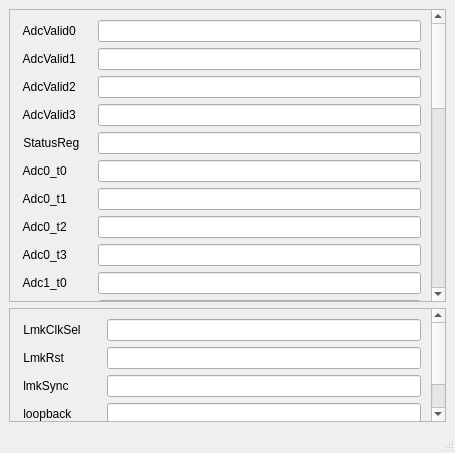
<?xml version="1.0" encoding="UTF-8"?>
<ui version="4.0">
 <class>MainWindow</class>
 <widget class="QMainWindow" name="MainWindow">
  <property name="geometry">
   <rect>
    <x>0</x>
    <y>0</y>
    <width>455</width>
    <height>453</height>
   </rect>
  </property>
  <property name="windowTitle">
   <string>MainWindow</string>
  </property>
  <widget class="QWidget" name="centralwidget">
   <layout class="QGridLayout" name="gridLayout_3">
    <item row="0" column="0">
     <widget class="QScrollArea" name="StatusVariables">
      <property name="minimumSize">
       <size>
        <width>0</width>
        <height>193</height>
       </size>
      </property>
      <property name="widgetResizable">
       <bool>true</bool>
      </property>
      <widget class="QWidget" name="scrollAreaWidgetContents_2">
       <property name="geometry">
        <rect>
         <x>0</x>
         <y>0</y>
         <width>435</width>
         <height>191</height>
        </rect>
       </property>
       <layout class="QGridLayout" name="gridLayout_4">
        <property name="leftMargin">
         <number>10</number>
        </property>
        <property name="topMargin">
         <number>10</number>
        </property>
        <property name="rightMargin">
         <number>10</number>
        </property>
        <property name="bottomMargin">
         <number>10</number>
        </property>
        <property name="spacing">
         <number>6</number>
        </property>
        <item row="0" column="0">
         <widget class="QLabel" name="AdcValid0">
          <property name="text">
           <string> AdcValid0 </string>
          </property>
         </widget>
        </item>
        <item row="0" column="1">
         <widget class="caLineEdit" name="$(DEVICE):$(PORT):AdcValid0">
          <property name="channel" stdset="0">
           <string notr="true">$(DEVICE):$(PORT):AdcValid0</string>
          </property>
          <property name="formatType">
           <enum>caLineEdit::hexadecimal</enum>
          </property>
         </widget>
        </item>
        <item row="1" column="0">
         <widget class="QLabel" name="AdcValid1">
          <property name="text">
           <string> AdcValid1 </string>
          </property>
         </widget>
        </item>
        <item row="1" column="1">
         <widget class="caLineEdit" name="$(DEVICE):$(PORT):AdcValid1">
          <property name="channel" stdset="0">
           <string notr="true">$(DEVICE):$(PORT):AdcValid1</string>
          </property>
          <property name="formatType">
           <enum>caLineEdit::hexadecimal</enum>
          </property>
         </widget>
        </item>
        <item row="2" column="0">
         <widget class="QLabel" name="AdcValid2">
          <property name="text">
           <string> AdcValid2 </string>
          </property>
         </widget>
        </item>
        <item row="2" column="1">
         <widget class="caLineEdit" name="$(DEVICE):$(PORT):AdcValid2">
          <property name="channel" stdset="0">
           <string notr="true">$(DEVICE):$(PORT):AdcValid2</string>
          </property>
          <property name="formatType">
           <enum>caLineEdit::hexadecimal</enum>
          </property>
         </widget>
        </item>
        <item row="3" column="0">
         <widget class="QLabel" name="AdcValid3">
          <property name="text">
           <string> AdcValid3 </string>
          </property>
         </widget>
        </item>
        <item row="3" column="1">
         <widget class="caLineEdit" name="$(DEVICE):$(PORT):AdcValid3">
          <property name="channel" stdset="0">
           <string notr="true">$(DEVICE):$(PORT):AdcValid3</string>
          </property>
          <property name="formatType">
           <enum>caLineEdit::hexadecimal</enum>
          </property>
         </widget>
        </item>
        <item row="4" column="0">
         <widget class="QLabel" name="StatusReg">
          <property name="text">
           <string> StatusReg </string>
          </property>
         </widget>
        </item>
        <item row="4" column="1">
         <widget class="caLineEdit" name="$(DEVICE):$(PORT):StatusReg">
          <property name="channel" stdset="0">
           <string notr="true">$(DEVICE):$(PORT):StatusReg</string>
          </property>
          <property name="formatType">
           <enum>caLineEdit::hexadecimal</enum>
          </property>
         </widget>
        </item>
        <item row="5" column="0">
         <widget class="QLabel" name="Adc0_t0">
          <property name="text">
           <string> Adc0_t0 </string>
          </property>
         </widget>
        </item>
        <item row="5" column="1">
         <widget class="caLineEdit" name="$(DEVICE):$(PORT):Adc0_t0">
          <property name="channel" stdset="0">
           <string notr="true">$(DEVICE):$(PORT):Adc0_t0</string>
          </property>
          <property name="formatType">
           <enum>caLineEdit::hexadecimal</enum>
          </property>
         </widget>
        </item>
        <item row="6" column="0">
         <widget class="QLabel" name="Adc0_t1">
          <property name="text">
           <string> Adc0_t1 </string>
          </property>
         </widget>
        </item>
        <item row="6" column="1">
         <widget class="caLineEdit" name="$(DEVICE):$(PORT):Adc0_t1">
          <property name="channel" stdset="0">
           <string notr="true">$(DEVICE):$(PORT):Adc0_t1</string>
          </property>
          <property name="formatType">
           <enum>caLineEdit::hexadecimal</enum>
          </property>
         </widget>
        </item>
        <item row="7" column="0">
         <widget class="QLabel" name="Adc0_t2">
          <property name="text">
           <string> Adc0_t2 </string>
          </property>
         </widget>
        </item>
        <item row="7" column="1">
         <widget class="caLineEdit" name="$(DEVICE):$(PORT):Adc0_t2">
          <property name="channel" stdset="0">
           <string notr="true">$(DEVICE):$(PORT):Adc0_t2</string>
          </property>
          <property name="formatType">
           <enum>caLineEdit::hexadecimal</enum>
          </property>
         </widget>
        </item>
        <item row="8" column="0">
         <widget class="QLabel" name="Adc0_t3">
          <property name="text">
           <string> Adc0_t3 </string>
          </property>
         </widget>
        </item>
        <item row="8" column="1">
         <widget class="caLineEdit" name="$(DEVICE):$(PORT):Adc0_t3">
          <property name="channel" stdset="0">
           <string notr="true">$(DEVICE):$(PORT):Adc0_t3</string>
          </property>
          <property name="formatType">
           <enum>caLineEdit::hexadecimal</enum>
          </property>
         </widget>
        </item>
        <item row="9" column="0">
         <widget class="QLabel" name="Adc1_t0">
          <property name="text">
           <string> Adc1_t0 </string>
          </property>
         </widget>
        </item>
        <item row="9" column="1">
         <widget class="caLineEdit" name="$(DEVICE):$(PORT):Adc1_t0">
          <property name="channel" stdset="0">
           <string notr="true">$(DEVICE):$(PORT):Adc1_t0</string>
          </property>
          <property name="formatType">
           <enum>caLineEdit::hexadecimal</enum>
          </property>
         </widget>
        </item>
        <item row="10" column="0">
         <widget class="QLabel" name="Adc1_t1">
          <property name="text">
           <string> Adc1_t1 </string>
          </property>
         </widget>
        </item>
        <item row="10" column="1">
         <widget class="caLineEdit" name="$(DEVICE):$(PORT):Adc1_t1">
          <property name="channel" stdset="0">
           <string notr="true">$(DEVICE):$(PORT):Adc1_t1</string>
          </property>
          <property name="formatType">
           <enum>caLineEdit::hexadecimal</enum>
          </property>
         </widget>
        </item>
        <item row="11" column="0">
         <widget class="QLabel" name="Adc1_t2">
          <property name="text">
           <string> Adc1_t2 </string>
          </property>
         </widget>
        </item>
        <item row="11" column="1">
         <widget class="caLineEdit" name="$(DEVICE):$(PORT):Adc1_t2">
          <property name="channel" stdset="0">
           <string notr="true">$(DEVICE):$(PORT):Adc1_t2</string>
          </property>
          <property name="formatType">
           <enum>caLineEdit::hexadecimal</enum>
          </property>
         </widget>
        </item>
        <item row="12" column="0">
         <widget class="QLabel" name="Adc1_t3">
          <property name="text">
           <string> Adc1_t3 </string>
          </property>
         </widget>
        </item>
        <item row="12" column="1">
         <widget class="caLineEdit" name="$(DEVICE):$(PORT):Adc1_t3">
          <property name="channel" stdset="0">
           <string notr="true">$(DEVICE):$(PORT):Adc1_t3</string>
          </property>
          <property name="formatType">
           <enum>caLineEdit::hexadecimal</enum>
          </property>
         </widget>
        </item>
        <item row="13" column="0">
         <widget class="QLabel" name="Adc2_t0">
          <property name="text">
           <string> Adc2_t0 </string>
          </property>
         </widget>
        </item>
        <item row="13" column="1">
         <widget class="caLineEdit" name="$(DEVICE):$(PORT):Adc2_t0">
          <property name="channel" stdset="0">
           <string notr="true">$(DEVICE):$(PORT):Adc2_t0</string>
          </property>
          <property name="formatType">
           <enum>caLineEdit::hexadecimal</enum>
          </property>
         </widget>
        </item>
        <item row="14" column="0">
         <widget class="QLabel" name="Adc2_t1">
          <property name="text">
           <string> Adc2_t1 </string>
          </property>
         </widget>
        </item>
        <item row="14" column="1">
         <widget class="caLineEdit" name="$(DEVICE):$(PORT):Adc2_t1">
          <property name="channel" stdset="0">
           <string notr="true">$(DEVICE):$(PORT):Adc2_t1</string>
          </property>
          <property name="formatType">
           <enum>caLineEdit::hexadecimal</enum>
          </property>
         </widget>
        </item>
        <item row="15" column="0">
         <widget class="QLabel" name="Adc2_t2">
          <property name="text">
           <string> Adc2_t2 </string>
          </property>
         </widget>
        </item>
        <item row="15" column="1">
         <widget class="caLineEdit" name="$(DEVICE):$(PORT):Adc2_t2">
          <property name="channel" stdset="0">
           <string notr="true">$(DEVICE):$(PORT):Adc2_t2</string>
          </property>
          <property name="formatType">
           <enum>caLineEdit::hexadecimal</enum>
          </property>
         </widget>
        </item>
        <item row="16" column="0">
         <widget class="QLabel" name="Adc2_t3">
          <property name="text">
           <string> Adc2_t3 </string>
          </property>
         </widget>
        </item>
        <item row="16" column="1">
         <widget class="caLineEdit" name="$(DEVICE):$(PORT):Adc2_t3">
          <property name="channel" stdset="0">
           <string notr="true">$(DEVICE):$(PORT):Adc2_t3</string>
          </property>
          <property name="formatType">
           <enum>caLineEdit::hexadecimal</enum>
          </property>
         </widget>
        </item>
        <item row="17" column="0">
         <widget class="QLabel" name="Adc3_t0">
          <property name="text">
           <string> Adc3_t0 </string>
          </property>
         </widget>
        </item>
        <item row="17" column="1">
         <widget class="caLineEdit" name="$(DEVICE):$(PORT):Adc3_t0">
          <property name="channel" stdset="0">
           <string notr="true">$(DEVICE):$(PORT):Adc3_t0</string>
          </property>
          <property name="formatType">
           <enum>caLineEdit::hexadecimal</enum>
          </property>
         </widget>
        </item>
        <item row="18" column="0">
         <widget class="QLabel" name="Adc3_t1">
          <property name="text">
           <string> Adc3_t1 </string>
          </property>
         </widget>
        </item>
        <item row="18" column="1">
         <widget class="caLineEdit" name="$(DEVICE):$(PORT):Adc3_t1">
          <property name="channel" stdset="0">
           <string notr="true">$(DEVICE):$(PORT):Adc3_t1</string>
          </property>
          <property name="formatType">
           <enum>caLineEdit::hexadecimal</enum>
          </property>
         </widget>
        </item>
        <item row="19" column="0">
         <widget class="QLabel" name="Adc3_t2">
          <property name="text">
           <string> Adc3_t2 </string>
          </property>
         </widget>
        </item>
        <item row="19" column="1">
         <widget class="caLineEdit" name="$(DEVICE):$(PORT):Adc3_t2">
          <property name="channel" stdset="0">
           <string notr="true">$(DEVICE):$(PORT):Adc3_t2</string>
          </property>
          <property name="formatType">
           <enum>caLineEdit::hexadecimal</enum>
          </property>
         </widget>
        </item>
        <item row="20" column="0">
         <widget class="QLabel" name="Adc3_t3">
          <property name="text">
           <string> Adc3_t3 </string>
          </property>
         </widget>
        </item>
        <item row="20" column="1">
         <widget class="caLineEdit" name="$(DEVICE):$(PORT):Adc3_t3">
          <property name="channel" stdset="0">
           <string notr="true">$(DEVICE):$(PORT):Adc3_t3</string>
          </property>
          <property name="formatType">
           <enum>caLineEdit::hexadecimal</enum>
          </property>
         </widget>
        </item>
        <item row="21" column="0">
         <widget class="QLabel" name="Dac0_t0">
          <property name="text">
           <string> Dac0_t0 </string>
          </property>
         </widget>
        </item>
        <item row="21" column="1">
         <widget class="caLineEdit" name="$(DEVICE):$(PORT):Dac0_t0">
          <property name="channel" stdset="0">
           <string notr="true">$(DEVICE):$(PORT):Dac0_t0</string>
          </property>
          <property name="formatType">
           <enum>caLineEdit::hexadecimal</enum>
          </property>
         </widget>
        </item>
        <item row="22" column="0">
         <widget class="QLabel" name="Dac0_t1">
          <property name="text">
           <string> Dac0_t1 </string>
          </property>
         </widget>
        </item>
        <item row="22" column="1">
         <widget class="caLineEdit" name="$(DEVICE):$(PORT):Dac0_t1">
          <property name="channel" stdset="0">
           <string notr="true">$(DEVICE):$(PORT):Dac0_t1</string>
          </property>
          <property name="formatType">
           <enum>caLineEdit::hexadecimal</enum>
          </property>
         </widget>
        </item>
        <item row="23" column="0">
         <widget class="QLabel" name="Dac0_t2">
          <property name="text">
           <string> Dac0_t2 </string>
          </property>
         </widget>
        </item>
        <item row="23" column="1">
         <widget class="caLineEdit" name="$(DEVICE):$(PORT):Dac0_t2">
          <property name="channel" stdset="0">
           <string notr="true">$(DEVICE):$(PORT):Dac0_t2</string>
          </property>
          <property name="formatType">
           <enum>caLineEdit::hexadecimal</enum>
          </property>
         </widget>
        </item>
        <item row="24" column="0">
         <widget class="QLabel" name="Dac0_t3">
          <property name="text">
           <string> Dac0_t3 </string>
          </property>
         </widget>
        </item>
        <item row="24" column="1">
         <widget class="caLineEdit" name="$(DEVICE):$(PORT):Dac0_t3">
          <property name="channel" stdset="0">
           <string notr="true">$(DEVICE):$(PORT):Dac0_t3</string>
          </property>
          <property name="formatType">
           <enum>caLineEdit::hexadecimal</enum>
          </property>
         </widget>
        </item>
        <item row="25" column="0">
         <widget class="QLabel" name="Dac1_t0">
          <property name="text">
           <string> Dac1_t0 </string>
          </property>
         </widget>
        </item>
        <item row="25" column="1">
         <widget class="caLineEdit" name="$(DEVICE):$(PORT):Dac1_t0">
          <property name="channel" stdset="0">
           <string notr="true">$(DEVICE):$(PORT):Dac1_t0</string>
          </property>
          <property name="formatType">
           <enum>caLineEdit::hexadecimal</enum>
          </property>
         </widget>
        </item>
        <item row="26" column="0">
         <widget class="QLabel" name="Dac1_t1">
          <property name="text">
           <string> Dac1_t1 </string>
          </property>
         </widget>
        </item>
        <item row="26" column="1">
         <widget class="caLineEdit" name="$(DEVICE):$(PORT):Dac1_t1">
          <property name="channel" stdset="0">
           <string notr="true">$(DEVICE):$(PORT):Dac1_t1</string>
          </property>
          <property name="formatType">
           <enum>caLineEdit::hexadecimal</enum>
          </property>
         </widget>
        </item>
        <item row="27" column="0">
         <widget class="QLabel" name="Dac1_t2">
          <property name="text">
           <string> Dac1_t2 </string>
          </property>
         </widget>
        </item>
        <item row="27" column="1">
         <widget class="caLineEdit" name="$(DEVICE):$(PORT):Dac1_t2">
          <property name="channel" stdset="0">
           <string notr="true">$(DEVICE):$(PORT):Dac1_t2</string>
          </property>
          <property name="formatType">
           <enum>caLineEdit::hexadecimal</enum>
          </property>
         </widget>
        </item>
        <item row="28" column="0">
         <widget class="QLabel" name="Dac1_t3">
          <property name="text">
           <string> Dac1_t3 </string>
          </property>
         </widget>
        </item>
        <item row="28" column="1">
         <widget class="caLineEdit" name="$(DEVICE):$(PORT):Dac1_t3">
          <property name="channel" stdset="0">
           <string notr="true">$(DEVICE):$(PORT):Dac1_t3</string>
          </property>
          <property name="formatType">
           <enum>caLineEdit::hexadecimal</enum>
          </property>
         </widget>
        </item>
        <item row="29" column="0">
         <widget class="QLabel" name="DacVco">
          <property name="text">
           <string> DacVco </string>
          </property>
         </widget>
        </item>
        <item row="29" column="1">
         <widget class="caLineEdit" name="$(DEVICE):$(PORT):DacVco">
          <property name="channel" stdset="0">
           <string notr="true">$(DEVICE):$(PORT):DacVco</string>
          </property>
          <property name="formatType">
           <enum>caLineEdit::hexadecimal</enum>
          </property>
         </widget>
        </item>
        <item row="30" column="0">
         <widget class="QLabel" name="AmcClkFreq">
          <property name="text">
           <string> AmcClkFreq </string>
          </property>
         </widget>
        </item>
        <item row="30" column="1">
         <widget class="caLineEdit" name="$(DEVICE):$(PORT):AmcClkFreq">
          <property name="channel" stdset="0">
           <string notr="true">$(DEVICE):$(PORT):AmcClkFreq</string>
          </property>
          <property name="formatType">
           <enum>caLineEdit::hexadecimal</enum>
          </property>
         </widget>
        </item>
        <item row="34" column="0">
         <widget class="QLabel" name="LmkStatus">
          <property name="text">
           <string> LmkStatus </string>
          </property>
         </widget>
        </item>
        <item row="34" column="1">
         <widget class="caLineEdit" name="$(DEVICE):$(PORT):LmkStatus">
          <property name="channel" stdset="0">
           <string notr="true">$(DEVICE):$(PORT):LmkStatus</string>
          </property>
          <property name="formatType">
           <enum>caLineEdit::hexadecimal</enum>
          </property>
         </widget>
        </item>
       </layout>
      </widget>
     </widget>
    </item>
    <item row="1" column="0">
     <widget class="QScrollArea" name="ConfigurationVariables">
      <property name="widgetResizable">
       <bool>true</bool>
      </property>
      <widget class="QWidget" name="scrollAreaWidgetContents_3">
       <property name="geometry">
        <rect>
         <x>0</x>
         <y>0</y>
         <width>435</width>
         <height>190</height>
        </rect>
       </property>
       <layout class="QGridLayout" name="gridLayout_5">
        <property name="leftMargin">
         <number>10</number>
        </property>
        <property name="topMargin">
         <number>10</number>
        </property>
        <property name="rightMargin">
         <number>10</number>
        </property>
        <property name="bottomMargin">
         <number>10</number>
        </property>
        <property name="spacing">
         <number>6</number>
        </property>
        <item row="31" column="0">
         <widget class="QLabel" name="LmkClkSel">
          <property name="text">
           <string> LmkClkSel </string>
          </property>
         </widget>
        </item>
        <item row="31" column="1">
         <widget class="caTextEntry" name="$(DEVICE):$(PORT):LmkClkSel">
          <property name="channel" stdset="0">
           <string notr="true">$(DEVICE):$(PORT):LmkClkSel</string>
          </property>
          <property name="formatType">
           <enum>caLineEdit::hexadecimal</enum>
          </property>
         </widget>
        </item>
        <item row="32" column="0">
         <widget class="QLabel" name="LmkRst">
          <property name="text">
           <string> LmkRst </string>
          </property>
         </widget>
        </item>
        <item row="32" column="1">
         <widget class="caTextEntry" name="$(DEVICE):$(PORT):LmkRst">
          <property name="channel" stdset="0">
           <string notr="true">$(DEVICE):$(PORT):LmkRst</string>
          </property>
          <property name="formatType">
           <enum>caLineEdit::hexadecimal</enum>
          </property>
         </widget>
        </item>
        <item row="33" column="0">
         <widget class="QLabel" name="lmkSync">
          <property name="text">
           <string> lmkSync </string>
          </property>
         </widget>
        </item>
        <item row="33" column="1">
         <widget class="caTextEntry" name="$(DEVICE):$(PORT):lmkSync">
          <property name="channel" stdset="0">
           <string notr="true">$(DEVICE):$(PORT):lmkSync</string>
          </property>
          <property name="formatType">
           <enum>caLineEdit::hexadecimal</enum>
          </property>
         </widget>
        </item>
        <item row="35" column="0">
         <widget class="QLabel" name="loopback">
          <property name="text">
           <string> loopback </string>
          </property>
         </widget>
        </item>
        <item row="35" column="1">
         <widget class="caTextEntry" name="$(DEVICE):$(PORT):loopback">
          <property name="channel" stdset="0">
           <string notr="true">$(DEVICE):$(PORT):loopback</string>
          </property>
          <property name="formatType">
           <enum>caLineEdit::hexadecimal</enum>
          </property>
         </widget>
        </item>
        <item row="36" column="0">
         <widget class="QLabel" name="CounterReset">
          <property name="text">
           <string> CounterReset </string>
          </property>
         </widget>
        </item>
        <item row="36" column="1">
         <widget class="caTextEntry" name="$(DEVICE):$(PORT):CounterReset">
          <property name="channel" stdset="0">
           <string notr="true">$(DEVICE):$(PORT):CounterReset</string>
          </property>
          <property name="formatType">
           <enum>caLineEdit::hexadecimal</enum>
          </property>
         </widget>
        </item>
       </layout>
      </widget>
     </widget>
    </item>
   </layout>
  </widget>
  <widget class="QMenuBar" name="menubar">
   <property name="geometry">
    <rect>
     <x>0</x>
     <y>0</y>
     <width>455</width>
     <height>22</height>
    </rect>
   </property>
  </widget>
  <widget class="QStatusBar" name="statusbar"/>
 </widget>
 <customwidgets>
  <customwidget>
   <class>caTextEntry</class>
   <extends>caLineEdit</extends>
   <header>caTextEntry</header>
  </customwidget>
  <customwidget>
   <class>caLineEdit</class>
   <extends>QLineEdit</extends>
   <header>caLineEdit</header>
  </customwidget>
 </customwidgets>
 <resources/>
 <connections/>
</ui>
